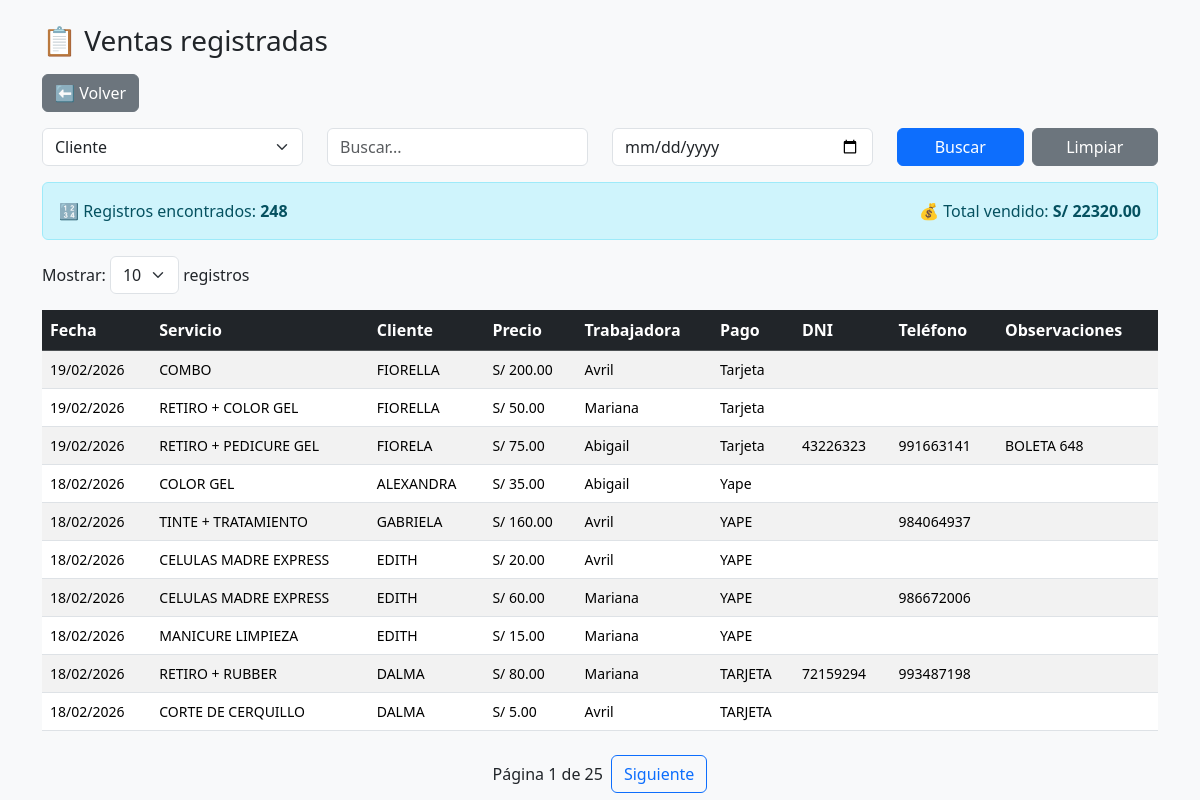
The app's page /ventas/historial with its own data.
### app.py (models this page shows)
class Venta(db.Model):
    id = db.Column(db.Integer, primary_key=True)
    fecha = db.Column(db.DateTime, default=datetime.utcnow)
    cliente = db.Column(db.String(100))
    precio = db.Column(db.Float)
    medio_pago = db.Column(db.String(50), nullable=False)
    dni = db.Column(db.String(20), nullable=True)
    telefono = db.Column(db.String(20), nullable=True)
    observaciones = db.Column(db.String(200), nullable=True)
    trabajadora_id = db.Column(db.Integer, db.ForeignKey('trabajadora.id'))
    servicio_id = db.Column(db.Integer, db.ForeignKey('servicio.id'))
    trabajadora = db.relationship('Trabajadora')
    servicio = db.relationship('Servicio')

class Servicio(db.Model):
    id = db.Column(db.Integer, primary_key=True)
    nombre = db.Column(db.String(100))

class Trabajadora(db.Model):
    id = db.Column(db.Integer, primary_key=True)
    nombre = db.Column(db.String(100))
    tipo_pago = db.Column(db.String(20))
    sueldo_base = db.Column(db.Float, default=0)
    comision = db.Column(db.Float, default=0)
    meta_1 = db.Column(db.Float, default=0)
    comision_meta_1 = db.Column(db.Float, default=0)
    meta_2 = db.Column(db.Float, default=0)
    comision_meta_2 = db.Column(db.Float, default=0)
    activo = db.Column(db.Boolean, default=True)
    from datetime import time
    hora_semana = db.Column(db.Time, default=time(10,0))
    hora_sabado = db.Column(db.Time, default=time(10,0))

### app.py (the view, shortened to what this page needs)
@app.route("/ventas/historial")
def ventas_historial():
    campo = request.args.get("campo")
    q = request.args.get("q")
    fecha = request.args.get("fecha")
    page = request.args.get("page", 1, type=int)
    per_page = request.args.get("per_page", 10, type=int)
    ventas = Venta.query
    from datetime import datetime
    if fecha and fecha != "None":
        fecha_dt = datetime.strptime(fecha, "%Y-%m-%d").date()
        ventas = ventas.filter(db.func.date(Venta.fecha) == fecha_dt)
    from sqlalchemy import func
    total_ventas = ventas.with_entities(func.coalesce(func.sum(Venta.precio), 0)).scalar()
    cantidad = ventas.count()
    ventas = ventas.order_by(Venta.fecha.desc()).paginate(page=page, per_page=per_page)
    return render_template(
        "ventas_historial.html",
        ventas=ventas,
        campo=campo,
        q=q,
        fecha=fecha,
        per_page=per_page,
        total_ventas=total_ventas,
        cantidad=cantidad
    )

### templates/ventas_historial.html (shortened to what this page needs)
<!DOCTYPE html>
<html>
<head>
    <link href="https://cdn.jsdelivr.net/npm/bootstrap@5.3.2/dist/css/bootstrap.min.css" rel="stylesheet">
</head>
<body class="bg-light">
    <div class="container mt-4">
        <h3 class="mb-3">📋 Ventas registradas</h3>
        <a href="/ventas/nueva" class="btn btn-secondary mb-3">⬅ Volver</a>
        <div class="table-responsive">
            <form method="GET" class="row mb-3">
                <div class="col-md-3">
                    <select name="campo" class="form-select">
                        <option value="cliente">Cliente</option>
                    </select>
                </div>
                <div class="col-md-3">
                    <input type="text" name="q" class="form-control" placeholder="Buscar...">
                </div>
                <div class="col-md-3">
                    <input type="date" name="fecha" class="form-control">
                </div>
                <div class="col-md-3 d-flex gap-2">
                    <button class="btn btn-primary w-50">Buscar</button>
                    <a href="/ventas/historial" class="btn btn-secondary w-50">
                        Limpiar
                    </a>
                </div>
            </form>
            <div class="alert alert-info d-flex justify-content-between align-items-center">
                <div>
                    🔢 Registros encontrados: <strong>{{ cantidad }}</strong>
                </div>
                <div>
                    💰 Total vendido: <strong>S/ {{ "%.2f"|format(total_ventas) }}</strong>
                </div>
            </div>
            <form method="get" class="mb-3">
                <label>Mostrar:</label>
                <select name="per_page" onchange="this.form.submit()" class="form-select d-inline w-auto">
                    <option value="10" {% if per_page==10 %}selected{% endif %}>10</option>
                </select>
                registros
            </form>
            <table class="table table-striped table-hover align-middle">
                <thead class="table-dark">
                    <tr>
                        <th>Fecha</th>
                        <th>Servicio</th>
                        <th>Cliente</th>
                        <th>Precio</th>
                        <th>Trabajadora</th>
                        <th>Pago</th>
                        <th>DNI</th>
                        <th>Teléfono</th>
                        <th>Observaciones</th>
                    </tr>
                </thead>
                <tbody>
                    {% for v in ventas.items %}<tr>
                        <td>{{ v.fecha.strftime('%d/%m/%Y') }}</td>
                        <td>{{ v.servicio.nombre }}</td>
                        <td>{{ v.cliente }}</td>
                        <td class="text-nowrap">
                            S/ {{ "%.2f"|format(v.precio) }}
                        </td>
                        <td>{{ v.trabajadora.nombre }}</td>
                        <td>{{ v.medio_pago }}</td>
                        <td>
                            {% if v.dni %}
                            {{ v.dni|int }}
                            {% endif %}
                        </td>
                        <td>
                            {% if v.telefono %}
                            {{ v.telefono|int }}
                            {% endif %}
                        </td>
                        <td>{{ v.observaciones or "" }}</td>
                    </tr>
                    {% endfor %}
                </tbody>
            </table>
            <div class="mt-4 d-flex justify-content-center">
                <span class="align-self-center">
                    Página {{ ventas.page }} de {{ ventas.pages }}
                </span>
                {% if ventas.has_next %}
                <a class="btn btn-outline-primary ms-2" href="{{ url_for('ventas_historial',
        page=ventas.next_num,
        campo=campo,
        q=q,
        fecha=fecha,
        per_page=per_page) }}">
                    Siguiente
                </a>
                {% endif %}
            </div>
        </div>
    </div>
</body>
</html>

### templates/ventas_historial.html (style rules this page uses)
.table td, .table th { vertical-align: middle; }
td { font-size: 14px; }
td { max-width: 180px; overflow: hidden; text-overflow: ellipsis; }

### records on screen
Venta: fecha "19/02/2026", servicio.nombre "COMBO", cliente "FIORELLA", precio "200.00", trabajadora.nombre "Avril", medio_pago "Tarjeta"
Venta: fecha "19/02/2026", servicio.nombre "RETIRO + COLOR GEL", cliente "FIORELLA", precio "50.00", trabajadora.nombre "Mariana", medio_pago "Tarjeta"
Venta: fecha "19/02/2026", servicio.nombre "RETIRO + PEDICURE GEL", cliente "FIORELA", precio "75.00", trabajadora.nombre "Abigail", medio_pago "Tarjeta", dni "43226323", telefono "991663141", observaciones "BOLETA 648"
Venta: fecha "18/02/2026", servicio.nombre "COLOR GEL", cliente "ALEXANDRA", precio "35.00", trabajadora.nombre "Abigail", medio_pago "Yape"
Venta: fecha "18/02/2026", servicio.nombre "TINTE + TRATAMIENTO", cliente "GABRIELA", precio "160.00", trabajadora.nombre "Avril", medio_pago "YAPE", telefono "984064937"
Venta: fecha "18/02/2026", servicio.nombre "CELULAS MADRE EXPRESS", cliente "EDITH", precio "20.00", trabajadora.nombre "Avril", medio_pago "YAPE"
Venta: fecha "18/02/2026", servicio.nombre "CELULAS MADRE EXPRESS", cliente "EDITH", precio "60.00", trabajadora.nombre "Mariana", medio_pago "YAPE", telefono "986672006"
Venta: fecha "18/02/2026", servicio.nombre "MANICURE LIMPIEZA", cliente "EDITH", precio "15.00", trabajadora.nombre "Mariana", medio_pago "YAPE"
Venta: fecha "18/02/2026", servicio.nombre "RETIRO + RUBBER", cliente "DALMA", precio "80.00", trabajadora.nombre "Mariana", medio_pago "TARJETA", dni "72159294", telefono "993487198"
Venta: fecha "18/02/2026", servicio.nombre "CORTE DE CERQUILLO", cliente "DALMA", precio "5.00", trabajadora.nombre "Avril", medio_pago "TARJETA"

### other values on screen
{{ cantidad }} "248"
{{ "%.2f"|format(total_ventas) }} "22320.00"
{{ ventas.page }} "1"
{{ ventas.pages }} "25"
